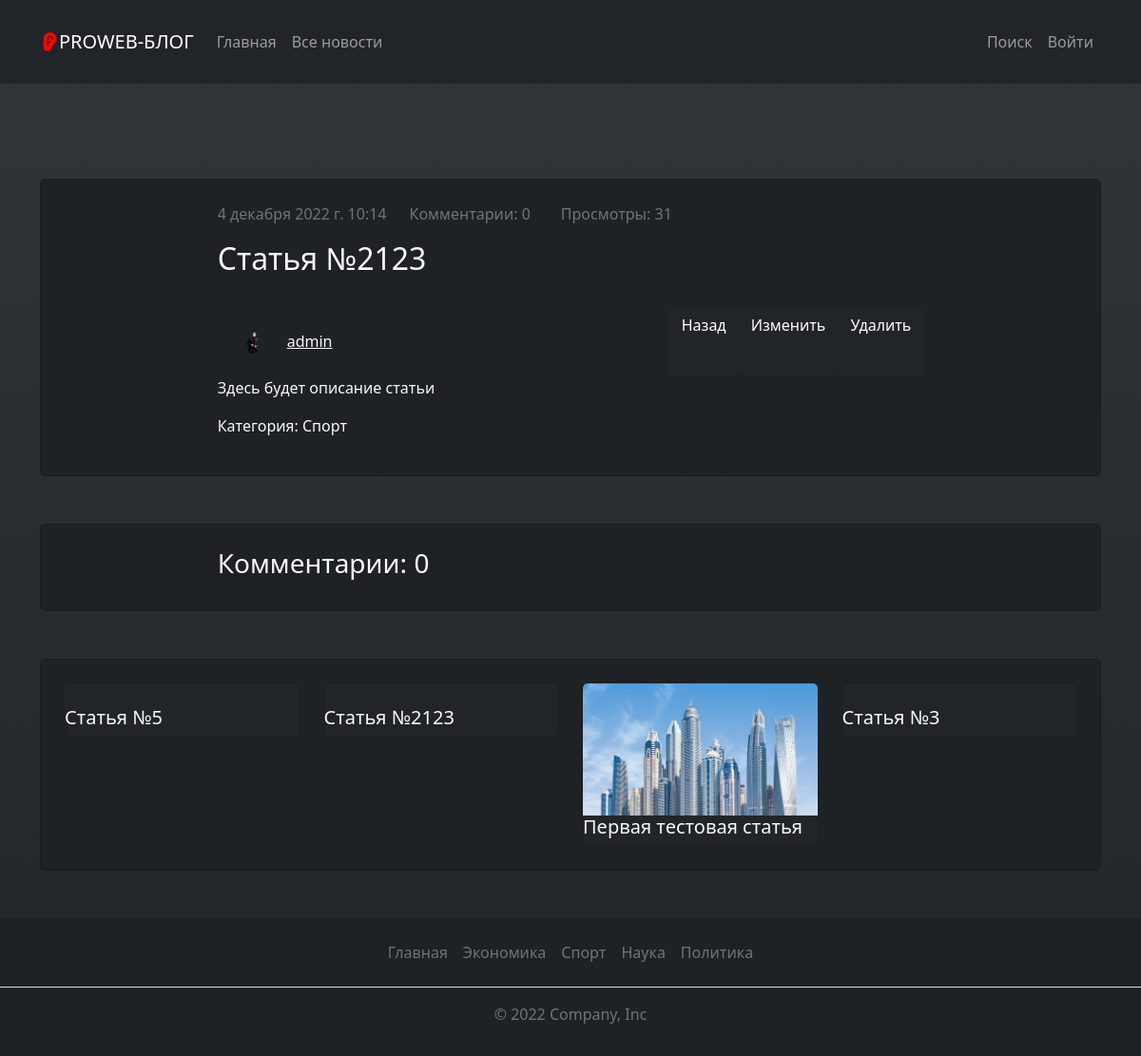
Screenshot of /article/2/ with the database file from the repository.
### blog/models.py (models this page shows, shortened)
class Article(models.Model):
    title = models.CharField(max_length=255, verbose_name='Название статьи')
    content = models.TextField(default='Здесь будет описание статьи', verbose_name='Описание')
    photo = models.ImageField(upload_to='photos/', blank=True, null=True, verbose_name='Изображение')
    created_at = models.DateTimeField(auto_now_add=True, verbose_name='Дата создания')  # Автоматом возьмет время создания
    updated_at = models.DateTimeField(auto_now=True, verbose_name='Дата обновления')  # Автоматом возьмет время обновления статьи
    views = models.IntegerField(default=0, verbose_name='Просмотры')
    category = models.ForeignKey(Category, on_delete=models.CASCADE, verbose_name='Категория')
    author = models.ForeignKey(User, on_delete=models.CASCADE, blank=True, null=True, verbose_name='Автор')
    def get_photo(self):
        if self.photo:
            return self.photo.url
        else:
            return 'https://images.wallpaperscraft.ru/image/single/mashina_seryj_mokryj_147750_3840x2160.jpg'
    def get_absolute_url(self):
        return reverse('article', kwargs={'pk': self.pk})
    class Meta:
        verbose_name = 'Статья'
        verbose_name_plural = 'Статьи'

class Profile(models.Model):
    user = models.OneToOneField(User, on_delete=models.CASCADE, verbose_name='Пользователь')
    photo = models.ImageField(upload_to='photos/users/', blank=True, null=True)
    bio = models.CharField(max_length=255, blank=True, null=True, verbose_name='О себе')
    link = models.CharField(max_length=255, blank=True, null=True, verbose_name='Ссылка')
    def get_photo(self):
        if self.photo:
            return self.photo.url
        else:
            return 'https://freesvg.org/img/abstract-user-flat-4.png'
    class Meta:
        verbose_name = 'Профиль'
        verbose_name_plural = 'Профили'

class Category(models.Model):
    title = models.CharField(max_length=255, verbose_name='Название категории')
    def __str__(self):
        return self.title
    def get_absolute_url(self):
        return reverse('category', kwargs={'pk': self.pk})
    class Meta:
        verbose_name = 'Категория'
        verbose_name_plural = 'Категории'

### blog/views.py (the view)
# urls.py: path('article/<int:pk>/', ArticleDetail.as_view(), name='article'),
class ArticleDetail(DetailView):  # article_detail.html
    model = Article
    context_object_name = 'article'
    def get_context_data(self, **kwargs):
        context = super().get_context_data()
        article = Article.objects.get(pk=self.kwargs['pk'])
        article.views += 1
        article.save()
        context['title'] = f'Статья: {article.title}'
        context['comments'] = Comment.objects.filter(article=article)
        context['comments_count'] = len(Comment.objects.filter(article=article))
        articles = Article.objects.all()
        articles = articles.order_by('-views')
        context['articles'] = articles[:4]
        if self.request.user.is_authenticated:
            context['comment_form'] = CommentForm()
        return context

### blog/context_processors.py (called while the page is built)
def add_my_forms(request):
    return {
        'login_form': LoginForm(),
        'register_form': RegistrationForm()
    }

### blog/templatetags/blog_tags.py (called while the page is built)
@register.simple_tag()
def get_categories():
    return Category.objects.all()

### blog/templates/blog/article_detail.html (shortened to what this page needs)
{% extends 'base.html' %}
{% block main %}
<div class="card" style="background-color: rgb(30, 34, 36); margin-top:100px">
    <div class="d-flex justify-content-center">
        <div class="col-8 py-4">
            <div class="d-flex justify-content-start">
                <p class="text-secondary">{{ article.created_at }}</p>
                <p class="text-secondary px-4">Комментарии: {{ comments_count }}</p>
                <p class="text-secondary px-2">Просмотры: {{ article.views }}</p>
            </div>
            <h2 class="text-light">{{ article.title }}</h2>
            <div class="d-flex justify-content-between">
                <div class="d-flex justify-content-start p-4">
                    <img class="rounded-circle" width="25" height="25" src="{{ article.author.profile.get_photo }}" alt="">
                    <a href="{% url 'profile' article.author.pk %}" class="text-light px-4">{{ article.author.username }}</a>
                </div>
                <div class="d-flex">
                    <a href="{% url 'index' %}" class="btn btn-dark">Назад</a>
                    <a href="{% url 'update' article.pk %}" class="btn btn-dark">Изменить</a>
                    <a href="{% url 'delete' article.pk %}" class="btn btn-dark">Удалить</a>
                </div>
            </div>
            <div class="text-light">
                {{ article.content|linebreaks }}
            </div>
            <p class="text-light">Категория: {{ article.category }}</p>
        </div>
    </div>
</div>
<div class="card text-light"  style="background-color: rgb(30, 34, 36); margin-top:50px">
    <div class="d-flex justify-content-center">
        <div class="col-8 py-4">
            <h3>Комментарии: {{ comments_count }}</h3>
        </div>
    </div>
</div>
<div class="card text-light p-4"   style="background-color: rgb(30, 34, 36); margin-top:50px">
    <div class="row row-cols-1 row-cols-md-4 g-4">
        {% for article in articles %}
            <div class="col">
                <div class="card bg-dark card-shadow">
                    <a href="{{ article.get_absolute_url }}" class="text-light text-red" style="text-decoration:none">
                        <img src="{{ article.get_photo }}" alt="" class="card-img-top">
                        <h5 class="">{{ article.title }}</h5>
                    </a>
                </div>
            </div>
        {% endfor %}
    </div>
</div>
{% endblock main %}

### templates/base.html (shortened to what this page needs)
{% load blog_tags %}
{% load static %}
<!doctype html>
<html lang="en">
<head>
    <link href="https://cdn.jsdelivr.net/npm/bootstrap@5.2.2/dist/css/bootstrap.min.css" rel="stylesheet"
>
    <link rel="stylesheet" href="{% static 'blog/css/style.css' %}">
    <link rel="stylesheet" href="https://cdn.jsdelivr.net/npm/bootstrap-icons@1.10.2/font/bootstrap-icons.css">
</head>
<body class="bg-dark" style="background: rgb(49,54,59);
background: linear-gradient(180deg, rgba(49,54,59,1) 0%, rgba(33,37,41,1) 100%);
background-repeat: no-repeat">
{% include 'components/_navbar.html' %}
<div class="container">
    {% block main %}
    {% endblock main %}
</div>
  <footer class="py-3" style="background-color: rgb(30, 34, 36); margin-top:50px">
    <ul class="nav justify-content-center border-bottom pb-3 mb-3">
      <li class="nav-item"><a href="{% url 'index' %}" class="nav-link px-2 text-muted">Главная</a></li>
        {% get_categories as categories %}
        {% for category in categories %}
      <li class="nav-item"><a href="{{ category.get_absolute_url }}" class="nav-link px-2 text-muted">{{ category }}</a></li>
        {% endfor %}
    </ul>
    <p class="text-center text-muted">© 2022 Company, Inc</p>
  </footer>
</body>
</html>

### templates/components/_navbar.html (shortened to what this page needs)
<nav class="navbar navbar-expand-lg bg-dark navbar-dark p-4">
    <div class="container">
        <a class="navbar-brand text-red" href="{% url 'index' %}"><i class="bi bi-ear-fill" style="color:red"></i>PROWEB-БЛОГ</a>
        <div class="collapse navbar-collapse" id="navbarSupportedContent">
            <ul class="navbar-nav me-auto mb-2 mb-lg-0">
                <li class="nav-item">
                    <a class="nav-link text-red" aria-current="page" href="{% url 'index' %}">Главная</a>
                </li>
                <li class="nav-item">
                    <a class="nav-link text-red" href="{% url 'index' %}">Все новости</a>
                </li>
            </ul>
            <ul class="navbar-nav mb-2 mb-lg-0">
                <li class="nav-item">
                    <a class="nav-link text-red" data-bs-toggle="collapse" href="#collapseExample" role="button"
                       aria-expanded="false" aria-controls="collapseExample">
                        Поиск
                    </a>
                </li>
                {% if not request.user.is_authenticated %}
                <li class="nav-item">
                    <a class="nav-link text-red" data-bs-toggle="modal" href="#exampleModalToggle" role="button">Войти</a>
                </li>
                {% endif %}
            </ul>
        </div>
    </div>
</nav>

### rows the page displays
Article: created_at "4 декабря 2022 г. 10:14", views "31", title "Статья №2123", author.profile.get_photo (picture), author.username "admin", content "Здесь будет описание статьи", category "Спорт"
Article: title "Статья №5"
Article: get_photo (picture), title "Первая тестовая статья"
Article: title "Статья №3"
Category: title "Экономика"
Category: title "Спорт"
Category: title "Наука"
Category: title "Политика"

### other values shown
{{ comments_count }} "0"
